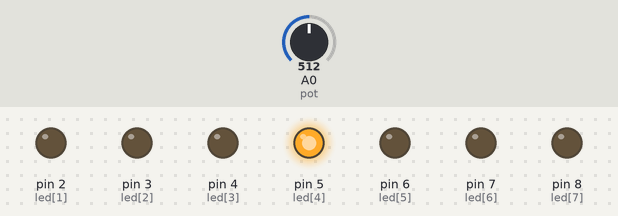
This sketch was run on a simulated Arduino Uno, built with avr-gcc and run on an emulated ATmega328P. Shown: output pins drawn as LEDs (lit = HIGH). Inputs (shaded band) come from the test bench; at power-on: A0 (pot) = 512. Pins used as bus, display or sensor lines are not drawn; what the sketch prints to the serial monitor is not drawn.

Above: at 1.2 s.
1.3 s: A0 (pot) set to 584
2.8 s: A0 (pot) set to 611
At 3.1 s:
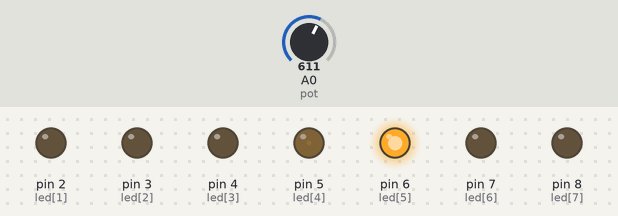
4.3 s: A0 (pot) set to 686
5.8 s: A0 (pot) set to 709
At 6.6 s:
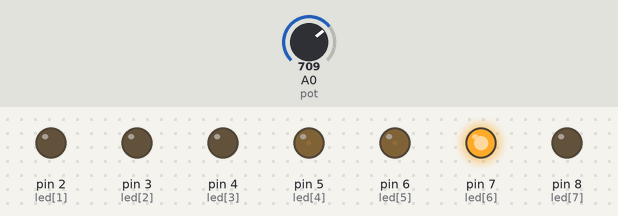
7.3 s: A0 (pot) set to 788
8.8 s: A0 (pot) set to 809
At 10.1 s:
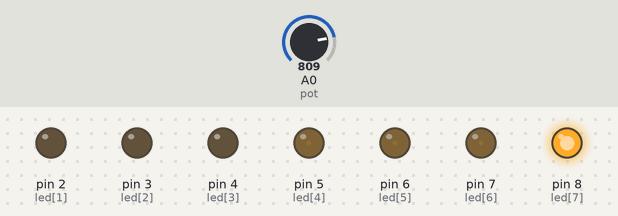
Timing chart, 0 to 11.3 s (numbered marks = the images above; inputs shaded):
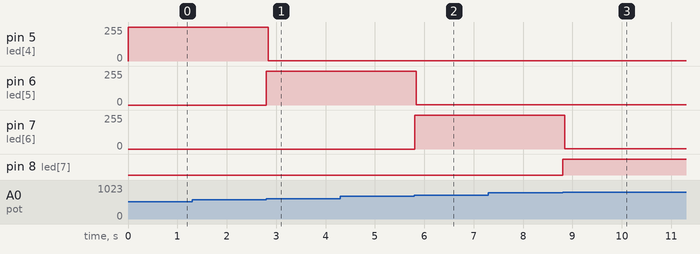

The sketch:

potled.ino
```cpp
int pot=A0;
int n=1;
int led[]={1,2,3,4,5,6,7,8,9,10};
void setup() {
  // put your setup code here, to run once:
Serial.begin(9600);
pinMode(pot,INPUT);
for(int i=0;i<8;i++){
  pinMode(led[i],OUTPUT);
  }
}

void loop() {
  // put your main code here, to run repeatedly:

int ret=analogRead(pot);
int value=map(ret,0,1023,0,255);

int number=(value/25);
Serial.println(number);
for(int i=0;i<number;i++){

  digitalWrite(led[i],HIGH);
  digitalWrite(led[i-n],LOW);

  }
}
```

Measured:
- the behaviour switches between 601 and 602 on A0 (pot) (found by bisection; images 0 and 1)
- the behaviour switches between 702 and 703 on A0 (pot) (found by bisection; images 1 and 2)
- the behaviour switches between 802 and 803 on A0 (pot) (found by bisection; images 2 and 3)
- after the input at 2.8 s, pin 5 (led[4]): 255/255 → 1/255 at once; pin 6 (led[5]): 0/255 → 255/255 at once
- after the input at 5.8 s, pin 6 (led[5]): 255/255 → 1/255 at once; pin 7 (led[6]): 0/255 → 255/255 at once
- after the input at 8.8 s, pin 7 (led[6]): 255/255 → 1/255 at once; pin 8 (led[7]): LOW → HIGH at once
